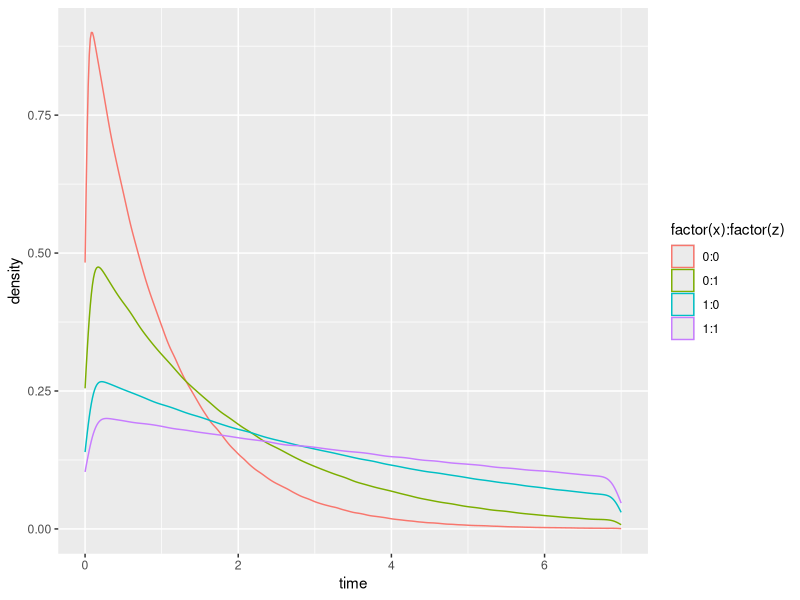

Here is the R script that generated this plot:
library(ggplot2)
#done
n <- 1e7

pix <- 0.6
piz <- 0.4

beta <- -pix/(1-pix)
gamma <- -piz/(1-piz)
rho <- 0.3

basehaz <- 1

x <- rbinom(n = n, size = 1, prob = pix)
#x <- factor(x, levels = c("1","0"))

z <- rbinom(n = n, size = 1, prob = piz)
#z <- factor(z, levels = sort(unique(z), decreasing = T))
base_tb <- table(factor(x, levels = 1:0), factor(z, levels = 1:0))/n

time <- rexp(n = n, rate = basehaz*exp(beta*x + gamma*z))
time2 <- rexp(n = n, rate = basehaz + beta*x + gamma*x*z)

df <- data.frame(time, time2, x, z)

ggplot(data = df, aes(x = time, col = factor(x):factor(z))) + geom_density(alpha = 0.3) + xlim(0,7)
#ggplot(data = subset(df, time2 < 2), aes(x = time2, col = factor(x):factor(z))) + geom_density(alpha = 0.3)

#dist at time t
foo_tb <- function(t = 1, counts = F){
  df_sub <- subset(df, time > t)
  out <-
  if(counts){
    table(factor(df_sub$x, levels = 1:0), factor(df_sub$z, levels = 1:0))
  }else{
    table(factor(df_sub$x, levels = 1:0), factor(df_sub$z, levels = 1:0))/nrow(df_sub)*100
  }
  #marginals
  pix_mar <-     table(factor(df_sub$x, levels = 1:0))/nrow(df_sub)
  piz_mar <-     table(factor(df_sub$z, levels = 1:0))/nrow(df_sub)
  
  #Indep Tabel
  
  out_indep <- outer(X = pix_mar, Y = piz_mar, FUN = "*")*100
  base = outer(X = c(pix, 1-pix), Y = c(piz, 1-piz), FUN = "*")*100
  marg_obs <- matrix(c(pix_mar, piz_mar),byrow = T, 2)*100
  rownames(marg_obs) <- c("X", "Z");colnames(marg_obs) <- c("%1", "%0")
  
  return(list(Baseline_true = base, Observed= out, MarginalsObserved = marg_obs, Indep = out_indep))

}

base_tb*100;outer(X = c(pix, 1-pix), Y = c(piz, 1-piz), FUN = "*")*100

foo_tb(0)
foo_tb(1)
foo_tb(2.5)
foo_tb(5)
foo_tb(10)

#independence broken!
chisq.test(base_tb*n)
chisq.test(foo_tb(t = 0.1, counts = T)$Observed)

#check dist √:
foo_dist <- function(i = 1, j = 1, t = 2.5, A_0 = function(s) s){
  ifelse(i,pix,1-pix)*ifelse(j, piz, 1-piz)*exp(-A_0(t)*exp(i*beta + j*gamma)) /
    (
        exp(-A_0(t)*exp(0*beta + 0*gamma))*(1-pix)*(1-piz) +
        exp(-A_0(t)*exp(1*beta + 0*gamma))*(pix)*(1-piz) +
        exp(-A_0(t)*exp(0*beta + 1*gamma))*(1-pix)*(piz) +
        exp(-A_0(t)*exp(1*beta + 1*gamma))*(pix)*(piz) 
        
    )
}
#another parameterization 
foo_dist <- function(i = 1, j = 1, t = 2.5, A_0 = function(s) s){
  ifelse(i,pix,1-pix)*ifelse(j, piz, 1-piz) /
    (
      exp(A_0(t)*(exp(i*beta + j*gamma) - exp(0*beta + 0*gamma)))*(1-pix)*(1-piz) +
        exp(A_0(t)*(exp(i*beta + j*gamma) - exp(1*beta + 0*gamma)))*(pix)*(1-piz) +
        exp(A_0(t)*(exp(i*beta + j*gamma) - exp(0*beta + 1*gamma)))*(1-pix)*(piz) +
        exp(A_0(t)*(exp(i*beta + j*gamma) - exp(1*beta + 1*gamma)))*(pix)*(piz) 
      
    )
}
foo_tb(1)
matrix(c(foo_dist(t = 1), foo_dist(j = 1, t = 1),
         foo_dist(i = 0, t = 1), foo_dist(i = 0, j = 0, t = 1)), byrow = T, 2)

foo_tb(2.5)
foo_dist(t = 2.5)


foo_tb(70)
foo_dist(t = 70)

#marginal dist.
foo_marg_x <- function(i = 1, t = 2.5, A_0 = function(s) s){
  (exp(-A_0(t)*exp(i*beta + 0))*(1-piz)*ifelse(i,pix,1-pix) + exp(-A_0(t)*exp(i*beta + gamma))*(piz)*ifelse(i,pix,1-pix))  /
    (
      exp(-A_0(t)*exp(0*beta + 0*gamma))*(1-pix)*(1-piz) +
        exp(-A_0(t)*exp(1*beta + 0*gamma))*(pix)*(1-piz) +
        exp(-A_0(t)*exp(0*beta + 1*gamma))*(1-pix)*(piz) +
        exp(-A_0(t)*exp(1*beta + 1*gamma))*(pix)*(piz) 
      
    )
}

foo_tb(t = 2)$MarginalsObserved
foo_marg_x(i = 1, t = 2) 
